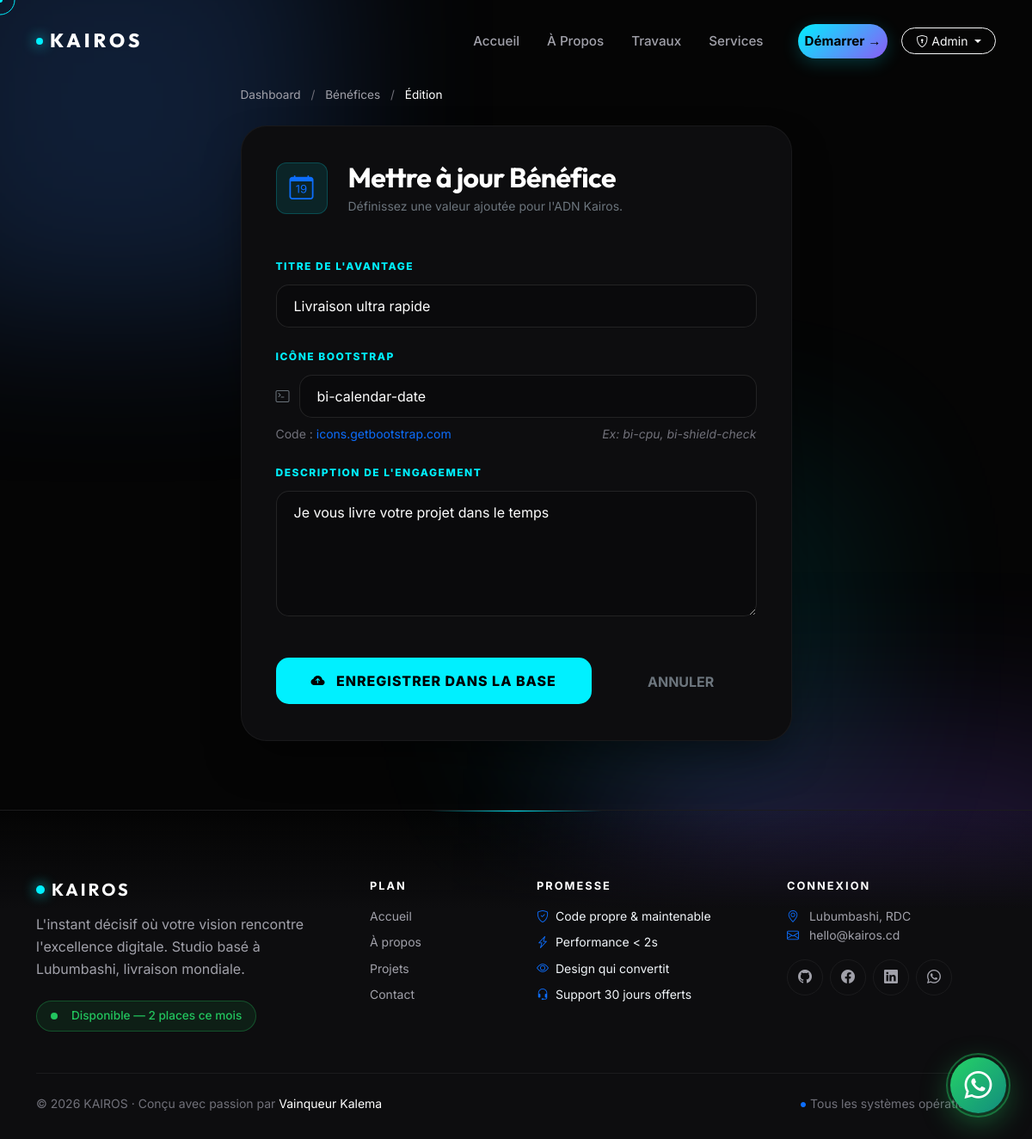
The app's page /admin/benefits/edit/1 (signed in) with its own data.
### app/models.py (models this page shows)
class Benefit(db.Model):
    id = db.Column(db.Integer, primary_key=True)
    title = db.Column(db.String(100))
    description = db.Column(db.Text)
    icon = db.Column(db.String(50))

### app/admin/route.py (the view, shortened to what this page needs)
@bp.route('/benefits/edit/<int:id>', methods=['GET', 'POST'])
@login_required
@admin_required
def benefit_edit(id):
    benefit = Benefit.query.get_or_404(id)
    return render_template('admin/benefit_form.html', benefit=benefit)

### app/admin/route.py (called while the page is built)
def admin_required(f):
    @wraps(f)
    def decorated(*args, **kwargs):
        if not current_user.is_authenticated or not current_user.is_admin:
            flash('Accès réservé aux administrateurs.', 'danger')
            return redirect(url_for('auth.login'))
        return f(*args, **kwargs)
    return decorated

### app/templates/admin/benefit_form.html (shortened to what this page needs)
{% extends 'base.html' %}
{% block content %}
<div class="container admin-container">
    <div class="row justify-content-center">
        <div class="col-lg-7">
            <nav class="breadcrumb-admin mb-4 gs-reveal">
                <a href="{{ url_for('admin.dashboard') }}">Dashboard</a>
                <span class="mx-2 text-muted">/</span>
                <a href="{{ url_for('admin.benefits') }}">Bénéfices</a>
                <span class="mx-2 text-muted">/</span>
                <span class="text-white">{{ 'Édition' if benefit else 'Création' }}</span>
            </nav>
            <div class="glass-form-card gs-reveal">
                <div class="d-flex align-items-center gap-4 mb-5">
                    <div class="icon-preview-box">
                        <i id="icon-preview" class="bi {{ benefit.icon if benefit else 'bi-gem' }} fs-3 text-primary"></i>
                    </div>
                    <div>
                        <h2 class="text-white fw-bold mb-1">{{ 'Mettre à jour' if benefit else 'Nouveau' }} Bénéfice</h2>
                        <p class="text-secondary small mb-0">Définissez une valeur ajoutée pour l'ADN Kairos.</p>
                    </div>
                </div>
                <form method="POST">
                    <div class="row g-4">
                        <div class="col-12">
                            <label class="form-label-premium">Titre de l'avantage</label>
                            <input type="text" name="title" class="form-control input-studio"
                                   placeholder="Ex: Clarté Radicale"
                                   value="{{ benefit.title if benefit else '' }}" required>
                        </div>
                        <div class="col-md-12">
                            <label class="form-label-premium">Icône Bootstrap</label>
                            <div class="input-group">
                                <span class="input-group-text bg-transparent border-0 ps-0 text-secondary">
                                    <i class="bi bi-terminal"></i>
                                </span>
                                <input type="text" name="icon" id="icon-input" class="form-control input-studio"
                                       placeholder="bi-lightning-charge"
                                       value="{{ benefit.icon if benefit else 'bi-star' }}">
                            </div>
                            <div class="d-flex justify-content-between mt-2">
                                <small class="text-muted">Code : <a href="https://icons.getbootstrap.com/" target="_blank" class="text-primary text-decoration-none">icons.getbootstrap.com</a></small>
                                <small class="text-muted fst-italic">Ex: bi-cpu, bi-shield-check</small>
                            </div>
                        </div>
                        <div class="col-12">
                            <label class="form-label-premium">Description de l'engagement</label>
                            <textarea name="description" class="form-control input-studio"
                                      rows="5" placeholder="Décrivez comment cet avantage profite à vos clients..." required>{{ benefit.description if benefit else '' }}</textarea>
                        </div>
                        <div class="col-12 mt-5">
                            <div class="row g-3">
                                <div class="col-md-8">
                                    <button type="submit" class="btn btn-admin-save w-100">
                                        <i class="bi bi-cloud-arrow-up-fill me-2"></i> Enregistrer dans la base
                                    </button>
                                </div>
                                <div class="col-md-4">
                                    <a href="{{ url_for('admin.benefits') }}" class="btn btn-outline-secondary w-100 py-3 border-0 rounded-4 text-uppercase fw-bold small">
                                        Annuler
                                    </a>
                                </div>
                            </div>
                        </div>
                    </div>
                </form>
            </div>
        </div>
    </div>
</div>
{% endblock %}

### app/static/css/style.css (style rules this page uses)
:root { --primary: #0d6efd; --primary-glow: rgba(13, 110, 253, 0.25); --dark-bg: #0f172a; --card-bg: rgba(255, 255, 255, 0.03); --border-color: rgba(255, 255, 255, 0.1); --text-main: #f1f5f9; --text-muted: #94a3b8; --success: #10b981; }
body { font-family: 'Inter', sans-serif; color: var(--text-main); background-color: var(--dark-bg); overflow-x: hidden; line-height: 1.6; }
p, li, label, span, div:not(.vscode-footer) { color: var(--text-main); }
h1, h2, h3, h4, h5, h6, .h1, .h2, .h3, .h4, .h5, .h6 { color: #ffffff !important; font-weight: 700; }
.text-muted { color: var(--text-muted) !important; }

### app/templates/base.html (style rules this page uses)
:root { --primary: #00f0ff; --primary-dark: #3b82f6; --accent: #8b5cf6; --gold: #d4af37; --dark-bg: #050505; --surface: #0d0d0f; --surface-2: #141417; --glass: rgba(13, 13, 15, 0.75); --text-muted: #71717a; --text-soft: #a1a1aa; --border-soft: rgba(255, 255, 255, 0.06); --border-hover: rgba(0, 240, 255, 0.3); }
* { -webkit-tap-highlight-color: transparent; }
html { scroll-behavior: smooth; }
body { background-color: var(--dark-bg); color: #ffffff; font-family: 'Inter', sans-serif; overflow-x: hidden; -webkit-font-smoothing: antialiased; cursor: none; }
h1, h2, h3, h4, h5, .navbar-brand, .display-huge { font-family: 'Outfit', sans-serif; letter-spacing: -0.02em; }

### app/templates/admin/benefit_form.html (style rules this page uses)
.admin-container { padding-top: 100px; padding-bottom: 80px; }
.glass-form-card { background: var(--surface); border: 1px solid rgba(255, 255, 255, 0.05); border-radius: 30px; padding: 40px; box-shadow: 0 25px 50px -12px rgba(0, 0, 0, 0.5); }
.form-label-premium { font-size: 0.75rem; font-weight: 800; text-transform: uppercase; letter-spacing: 1.5px; color: var(--primary); margin-bottom: 12px; display: block; }
.input-studio { background: rgba(0, 0, 0, 0.2) !important; border: 1px solid rgba(255, 255, 255, 0.1) !important; color: white !important; border-radius: 15px !important; padding: 12px 20px; transition: all 0.3s ease; }
.icon-preview-box { width: 60px; height: 60px; background: rgba(0, 240, 255, 0.1); border-radius: 12px; display: flex; align-items: center; justify-content: center; border: 1px solid rgba(0, 240, 255, 0.2); }
.btn-admin-save { background: var(--primary); color: #000; border: none; border-radius: 15px; padding: 15px; font-weight: 800; text-transform: uppercase; letter-spacing: 1px; transition: all 0.3s ease; }
.breadcrumb-admin { font-size: 0.85rem; }
.breadcrumb-admin a { color: #a1a1aa; text-decoration: none; transition: 0.3s; }

### records on screen
Benefit: title "Livraison ultra rapide", icon "bi-calendar-date", description "Je vous livre votre projet dans le temps"

### other values on screen
{{ 'Édition' if benefit else 'Création' }} "Édition"
{{ 'Mettre à jour' if benefit else 'Nouveau' }} "Mettre à jour"
